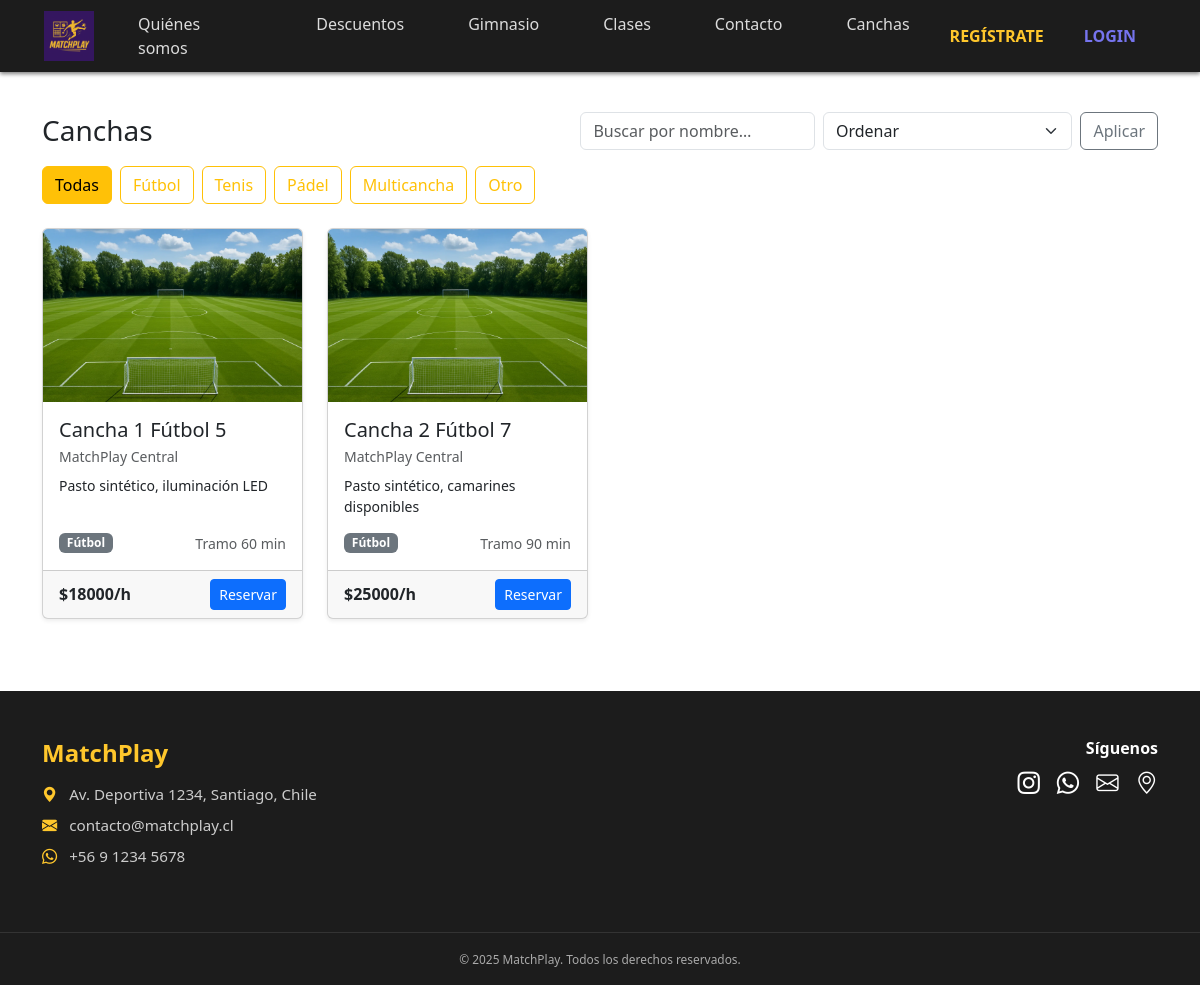
/canchas/, run on the app's committed database.
### core/models.py (models this page shows, shortened)
class Cancha(models.Model):
    class Deporte(models.TextChoices):
        FUTBOL = "FUTBOL", "Fútbol"
        TENIS = "TENIS", "Tenis"
        PADEL = "PADEL", "Pádel"
        MULTI = "MULTI", "Multicancha"
        OTRO = "OTRO", "Otro"
    recinto = models.ForeignKey(Recinto, on_delete=models.CASCADE, related_name="canchas")
    nombre = models.CharField(max_length=120)
    descripcion = models.TextField(blank=True)
    deporte = models.CharField(max_length=12, choices=Deporte.choices, default=Deporte.FUTBOL)
    tipo_superficie = models.CharField(max_length=60, blank=True)
    precio_hora = models.DecimalField(
        max_digits=10, decimal_places=2, default=0, validators=[MinValueValidator(0)]
    )
    duracion_tramo_min = models.PositiveIntegerField(
        default=60, validators=[MinValueValidator(15), MaxValueValidator(240)]
    )
    activa = models.BooleanField(default=True)
    creado_en = models.DateTimeField(auto_now_add=True)
    actualizado_en = models.DateTimeField(auto_now=True)
    class Meta:
        verbose_name = "Cancha"
        verbose_name_plural = "Canchas"
        unique_together = (("recinto", "nombre"),)
        ordering = ("recinto__nombre", "nombre")

class Recinto(models.Model):
    nombre = models.CharField(max_length=120)
    direccion = models.CharField(max_length=255, blank=True)
    comuna = models.CharField(max_length=120, blank=True)
    telefono = models.CharField(max_length=30, blank=True)
    email = models.EmailField(blank=True)
    url_maps = models.URLField(blank=True)
    hora_apertura = models.TimeField(default=time(8, 0))   # 08:00
    hora_cierre = models.TimeField(default=time(23, 0))    # 23:00
    activo = models.BooleanField(default=True)
    creado_en = models.DateTimeField(auto_now_add=True)
    actualizado_en = models.DateTimeField(auto_now=True)
    class Meta:
        verbose_name = "Recinto"
        verbose_name_plural = "Recintos"
        ordering = ("nombre",)

### core/views.py (the view)
# urls.py: path("canchas/", views.canchas, name="canchas"),
def canchas(request, deporte: str | None = None):
    qs = Cancha.objects.select_related("recinto").filter(activa=True)
    deportes = {c[0]: c[1] for c in Cancha.Deporte.choices}
    deporte_actual = None
    dep_qs = request.GET.get("deporte")
    if deporte:
        deporte_actual = deporte.upper()
    elif dep_qs:
        deporte_actual = dep_qs.upper()
    if deporte_actual:
        qs = qs.filter(deporte=deporte_actual)
    q = (request.GET.get("q") or "").strip()
    if q:
        qs = qs.filter(
            Q(nombre__icontains=q)
            | Q(recinto__nombre__icontains=q)
            | Q(descripcion__icontains=q)
        )
    orden = request.GET.get("orden")
    if orden == "nombre":
        qs = qs.order_by("nombre")
    elif orden == "-nombre":
        qs = qs.order_by("-nombre")
    elif orden == "precio":
        qs = qs.order_by("precio_hora", "nombre")
    elif orden == "-precio":
        qs = qs.order_by("-precio_hora", "nombre")
    else:
        qs = qs.order_by("recinto__nombre", "nombre")
    paginator = Paginator(qs, 12)
    page = request.GET.get("page")
    canchas_page = paginator.get_page(page)
    return render(
        request,
        "core/canchas/lista.html",
        {
            "canchas": canchas_page,
            "deportes": deportes,
            "deporte_actual": deporte_actual,
            "q": q,
            "orden": orden,
        },
    )

### core/templates/core/canchas/lista.html (shortened to what this page needs)
{% extends "core/base.html" %}
{% load static %}
{% block content %}
<div class="container py-4">
  <div class="d-flex flex-column flex-lg-row align-items-lg-center justify-content-between gap-3 mb-3">
    <h1 class="h3 mb-0">Canchas</h1>
    <form method="get" class="d-flex gap-2">
      <input class="form-control" type="search" name="q" placeholder="Buscar por nombre…" value="{{ request.GET.q }}">
      <select class="form-select" name="orden" onchange="this.form.submit()">
        <option value="">Ordenar</option>
      </select>
      <button class="btn btn-outline-secondary" type="submit">Aplicar</button>
    </form>
  </div>
  <div class="d-flex flex-wrap gap-2 mb-4">
    <a
      class="btn {% if not deporte_actual %}btn-warning{% else %}btn-outline-warning{% endif %}"
      href="{% url 'canchas' %}"
      {% if not deporte_actual %}aria-current="page"{% endif %}
    >Todas</a>
    {% for code, label in deportes.items %}
      <a
        class="btn {% if deporte_actual == code %}btn-warning{% else %}btn-outline-warning{% endif %}"
        href="{% url 'canchas_por_deporte' deporte=code|lower %}"
      >{{ label }}</a>
    {% endfor %}
  </div>
  {% if canchas %}
    <div class="row g-4">
      {% for c in canchas %}
        <div class="col-12 col-sm-6 col-lg-3">
          <div class="card h-100 shadow-sm">
            <img src="{% static 'core/img/canchafut.webp' %}" class="card-img-top" alt="{{ c.nombre }}">
            <div class="card-body d-flex flex-column">
              <h5 class="card-title mb-1">{{ c.nombre }}</h5>
              <p class="text-muted small mb-2">{{ c.recinto.nombre }}</p>
              {% if c.descripcion %}
                <p class="card-text small mb-3">{{ c.descripcion|truncatechars:90 }}</p>
              {% endif %}
              <div class="mt-auto d-flex justify-content-between align-items-center">
                <span class="badge text-bg-secondary">{{ c.get_deporte_display }}</span>
                <small class="text-muted">Tramo {{ c.duracion_tramo_min }} min</small>
              </div>
            </div>
            <div class="card-footer d-flex justify-content-between align-items-center">
              <span class="fw-bold">${{ c.precio_hora|floatformat:0 }}/h</span>
              <a class="btn btn-sm btn-primary" href="{% url 'cancha_detalle' c.id %}">Reservar</a>
            </div>
          </div>
        </div>
      {% endfor %}
    </div>
  {% endif %}
</div>
{% endblock %}

### core/static/core/css/style.css (style rules this page uses)
body { font-family: 'Segoe UI', sans-serif; }

### data on the page
Cancha: nombre "Cancha 1 Fútbol 5", recinto.nombre "MatchPlay Central", descripcion "Pasto sintético, iluminación LED", deporte "Fútbol", duracion_tramo_min "60", precio_hora "18000"
Cancha: nombre "Cancha 2 Fútbol 7", recinto.nombre "MatchPlay Central", descripcion "Pasto sintético, camarines disponibles", deporte "Fútbol", duracion_tramo_min "90", precio_hora "25000"

### other printed values
{{ label }} "Fútbol" "Tenis" "Pádel" "Multicancha" "Otro"
